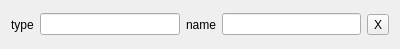
<?xml version="1.0" encoding="UTF-8"?>
<ui version="4.0">
 <class>IoLineWidget</class>
 <widget class="QWidget" name="IoLineWidget">
  <property name="geometry">
   <rect>
    <x>0</x>
    <y>0</y>
    <width>400</width>
    <height>49</height>
   </rect>
  </property>
  <property name="windowTitle">
   <string>Form</string>
  </property>
  <layout class="QHBoxLayout" name="horizontalLayout">
   <item>
    <widget class="QLabel" name="label">
     <property name="text">
      <string>type</string>
     </property>
    </widget>
   </item>
   <item>
    <widget class="QLineEdit" name="m_type"/>
   </item>
   <item>
    <widget class="QLabel" name="label_2">
     <property name="text">
      <string>name</string>
     </property>
    </widget>
   </item>
   <item>
    <widget class="QLineEdit" name="m_name"/>
   </item>
   <item>
    <widget class="QToolButton" name="m_remove">
     <property name="text">
      <string>X</string>
     </property>
    </widget>
   </item>
  </layout>
 </widget>
 <resources/>
 <connections/>
</ui>
